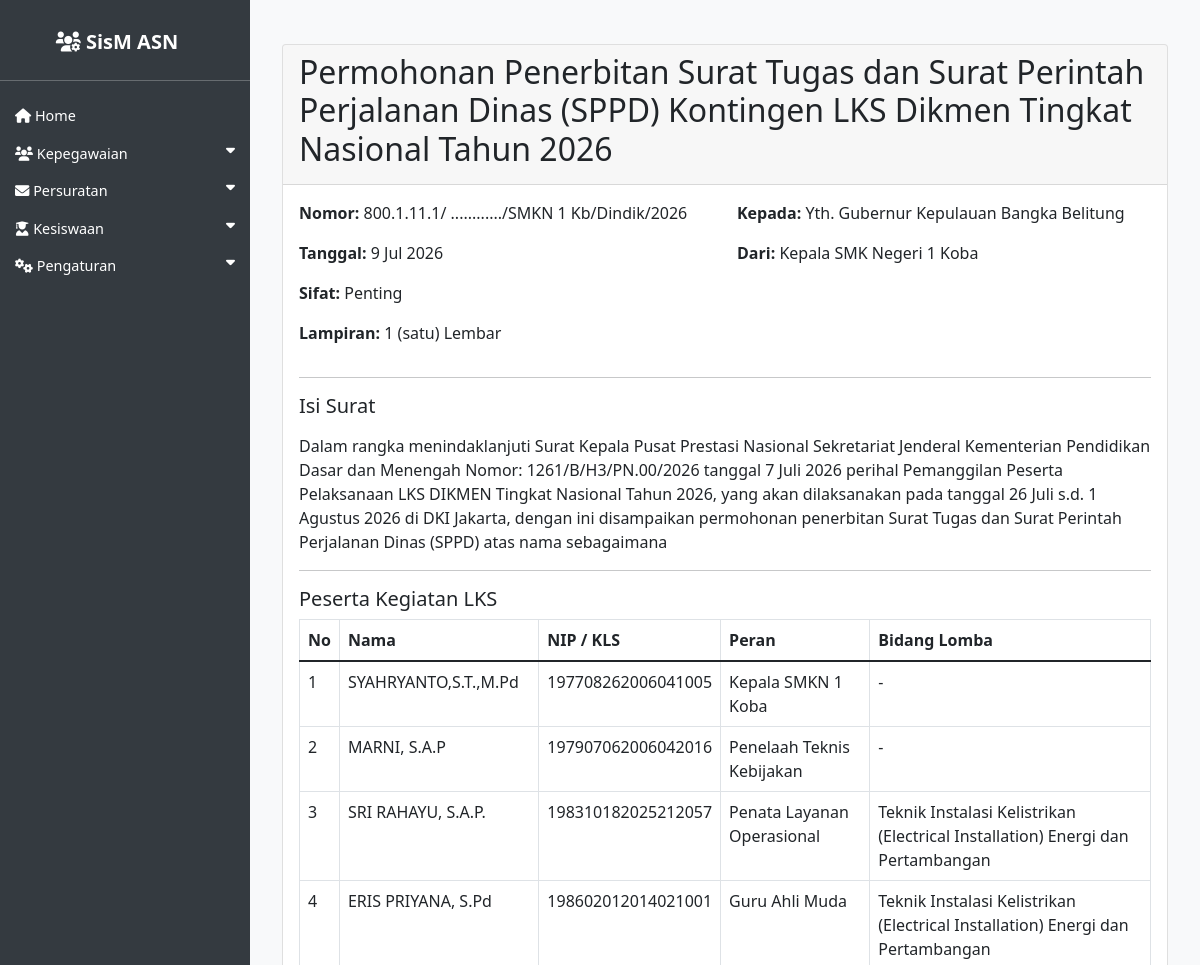
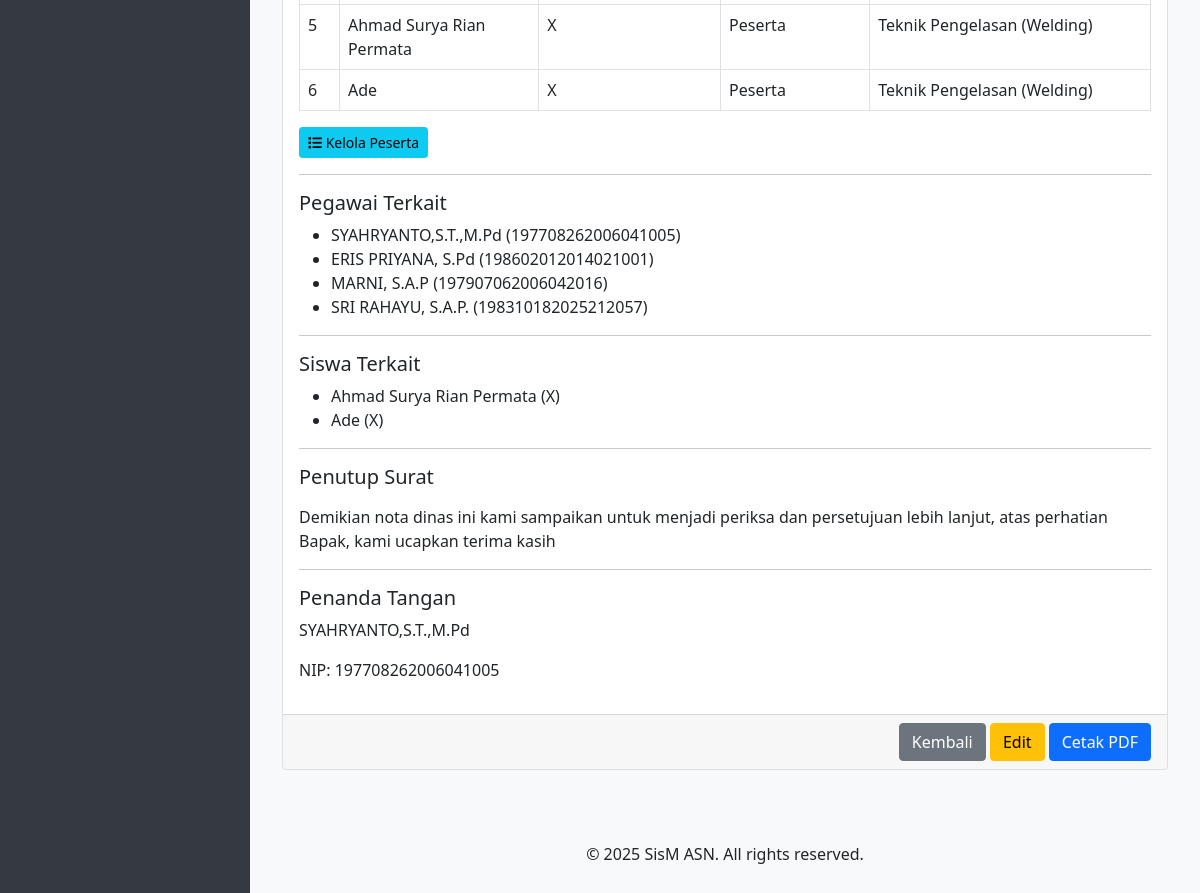
The page /asn/nota_dinas/3/ on the database its author committed (2 pictures, top to bottom).
### asn_app/models.py (models this page shows, shortened)
class NotaDinas(models.Model):
    kepada = models.CharField(max_length=255)
    dari = models.CharField(max_length=255)
    tanggal = models.DateField()
    nomor = models.CharField(max_length=255)
    sifat = models.CharField(max_length=255)
    lampiran = models.CharField(max_length=255)
    hal = models.CharField(max_length=255)
    isi_surat = models.TextField()
    pegawai = models.ManyToManyField(ASN, blank=True)
    siswa = models.ManyToManyField('Siswa', blank=True, related_name='nota_dinas_siswa')
    penutup_surat = models.TextField()
    penanda_tangan = models.ForeignKey(ASN, on_delete=models.CASCADE, related_name='penanda_tangan_nota_dinas')
    kop_surat = models.ForeignKey(KopSurat, on_delete=models.CASCADE, null=True, blank=True)

class PesertaNotaDinas(models.Model):
    PERAN_CHOICES = [
        ('Peserta', 'Peserta'),
        ('Pendamping', 'Pendamping'),
        ('Toolman', 'Toolman'),
        ('Kepsek', 'Kepsek / Penanggungjawab'),
        ('Bendahara', 'Bendahara'),
    ]
    nota_dinas = models.ForeignKey(NotaDinas, on_delete=models.CASCADE, related_name='peserta_nota_dinas')
    pegawai = models.ForeignKey(ASN, on_delete=models.SET_NULL, null=True, blank=True, verbose_name='Pegawai')
    siswa = models.ForeignKey(Siswa, on_delete=models.SET_NULL, null=True, blank=True, verbose_name='Siswa')
    bidang_lomba = models.CharField(max_length=255, blank=True, verbose_name='Bidang Lomba')
    peran = models.CharField(max_length=50, choices=PERAN_CHOICES, default='Peserta', verbose_name='Peran')
    class Meta:
        ordering = ['id']

class ASN(models.Model):
    JENIS_KELAMIN_CHOICES = [
        ('L', 'Laki-laki'),
        ('P', 'Perempuan'),
    ]
    AGAMA_CHOICES = [
        ('ISLAM', 'Islam'),
        ('KRISTEN', 'Kristen'),
        ('KATOLIK', 'Katolik'),
        ('HINDU', 'Hindu'),
        ('BUDDHA', 'Buddha'),
        ('KONGHUCU', 'Konghucu'),
    ]
    nip = models.CharField(max_length=18, unique=True, null=True, blank=True)
    nama = models.CharField(max_length=100)
    tempat_lahir = models.CharField(max_length=50)
    tanggal_lahir = models.DateField()
    jenis_kelamin = models.CharField(max_length=1, choices=JENIS_KELAMIN_CHOICES)
    agama = models.CharField(max_length=10, choices=AGAMA_CHOICES)
    alamat = models.TextField()
    email = models.EmailField()
    telepon = models.CharField(max_length=15)
    jabatan = models.CharField(max_length=100)
    pangkat = models.CharField(max_length=50, null=True, blank=True)
    golongan = models.CharField(max_length=5, null=True, blank=True)
    nama_istri_suami = models.CharField(max_length=100, blank=True, null=True, verbose_name='Nama Istri/Suami')
    unit_kerja = models.CharField(max_length=100)
    foto = models.ImageField(upload_to='asn_fotos/', blank=True, null=True)
    pendidikan_terakhir = models.CharField(max_length=255, blank=True, verbose_name='Pendidikan Terakhir')
    tmt_pangkat = models.DateField(null=True, blank=True, verbose_name='TMT Pangkat')
    tmt_cpns = models.DateField(null=True, blank=True, verbose_name='TMT CPNS')
    tmt_jabatan = models.DateField(null=True, blank=True, verbose_name='TMT Jabatan')
    created_at = models.DateTimeField(auto_now_add=True)
    updated_at = models.DateTimeField(auto_now=True)

class Siswa(models.Model):
    STATUS_CHOICES = [
        ('Aktif', 'Aktif'),
        ('Lulus', 'Lulus'),
        ('Keluar', 'Keluar'),
        ('DO', 'DO'),
    ]
    nama = models.CharField(max_length=100, null=True, blank=True)
    nis = models.CharField(max_length=20, null=True, blank=True)
    kelas = models.CharField(max_length=20)
    jurusan = models.CharField(max_length=50, null=True, blank=True)
    alamat = models.TextField(null=True, blank=True)
    no_hp = models.CharField(max_length=15, blank=True, null=True)
    nama_orang_tua = models.CharField(max_length=100, blank=True, null=True, verbose_name='Nama Orang Tua')
    foto = models.ImageField(upload_to='siswa_fotos/', blank=True, null=True)
    status = models.CharField(max_length=20, choices=STATUS_CHOICES, default='Aktif')

### asn_app/views.py (the view)
# urls.py: path('nota_dinas/<int:pk>/', views.nota_dinas_detail, name='nota_dinas_detail'),
def nota_dinas_detail(request, pk):
    nota_dinas = get_object_or_404(NotaDinas, pk=pk)
    return render(request, 'asn_app/nota_dinas_detail.html', {'nota_dinas': nota_dinas})

### asn_app/templates/asn_app/nota_dinas_detail.html (shortened to what this page needs)
{% extends 'asn_app/base.html' %}
{% load indonesian_date_tags %}
{% block content %}
<div class="container mt-4">
    <div class="card">
        <div class="card-header">
            <h2 class="card-title">{{ nota_dinas.hal }}</h2>
        </div>
        <div class="card-body">
            <div class="row">
                <div class="col-md-6">
                    <p><strong>Nomor:</strong> {{ nota_dinas.nomor }}</p>
                    <p><strong>Tanggal:</strong> {{ nota_dinas.tanggal|indonesian_date:"%d %b %Y" }}</p>
                    <p><strong>Sifat:</strong> {{ nota_dinas.sifat }}</p>
                    <p><strong>Lampiran:</strong> {{ nota_dinas.lampiran }}</p>
                </div>
                <div class="col-md-6">
                    <p><strong>Kepada:</strong> {{ nota_dinas.kepada }}</p>
                    <p><strong>Dari:</strong> {{ nota_dinas.dari }}</p>
                </div>
            </div>
            <hr>
            <h5>Isi Surat</h5>
            <p>{{ nota_dinas.isi_surat|linebreaks }}</p>
            <hr>
            <h5>Peserta Kegiatan LKS</h5>
            {% if nota_dinas.peserta_nota_dinas.all %}
            <table class="table table-bordered">
                <thead>
                    <tr>
                        <th>No</th>
                        <th>Nama</th>
                        <th>NIP / KLS</th>
                        <th>Peran</th>
                        <th>Bidang Lomba</th>
                    </tr>
                </thead>
                <tbody>
                    {% for peserta in nota_dinas.peserta_nota_dinas.all %}
                    <tr>
                        <td>{{ forloop.counter }}</td>
                        <td>
                            {% if peserta.pegawai %}
                                {{ peserta.pegawai.nama }}
                            {% elif peserta.siswa %}
                                {{ peserta.siswa.nama }}
                            {% endif %}
                        </td>
                        <td>
                            {% if peserta.pegawai %}
                                {{ peserta.pegawai.nip|default:"-" }}
                            {% elif peserta.siswa %}
                                {{ peserta.siswa.kelas|default:"-" }}
                            {% endif %}
                        </td>
                        <td>
                            {% if peserta.pegawai %}
                                {{ peserta.pegawai.jabatan|default:"-" }}
                            {% else %}
                                {{ peserta.peran|default:"Peserta" }}
                            {% endif %}
                        </td>
                        <td>{{ peserta.bidang_lomba|default:"-" }}</td>
                    </tr>
                    {% endfor %}
                </tbody>
            </table>
            <a href="{% url 'peserta_nota_dinas_list' %}?nota_dinas={{ nota_dinas.pk }}" class="btn btn-sm btn-info">
                <i class="fas fa-list"></i> Kelola Peserta
            </a>
            {% else %}
            <p><em>Belum ada data peserta yang diisi.</em></p>
            <a href="{% url 'peserta_nota_dinas_create' %}?nota_dinas={{ nota_dinas.pk }}&next={{ request.get_full_path|urlencode }}" class="btn btn-sm btn-primary">
                <i class="fas fa-plus"></i> Tambah Peserta
            </a>
            {% endif %}
            <hr>
            <h5>Pegawai Terkait</h5>
            <ul>
                {% for pegawai in nota_dinas.pegawai.all %}
                <li>{{ pegawai.nama }} ({{ pegawai.nip }})</li>
                {% empty %}
                <li>Tidak ada pegawai terkait.</li>
                {% endfor %}
            </ul>
            <hr>
            <h5>Siswa Terkait</h5>
            <ul>
                {% for siswa in nota_dinas.siswa.all %}
                <li>{{ siswa.nama }} ({{ siswa.kelas }})</li>
                {% empty %}
                <li>Tidak ada siswa terkait.</li>
                {% endfor %}
            </ul>
            <hr>
            <h5>Penutup Surat</h5>
            <p>{{ nota_dinas.penutup_surat|linebreaks }}</p>
            <hr>
            <h5>Penanda Tangan</h5>
            <p>{{ nota_dinas.penanda_tangan.nama }}</p>
            <p>NIP: {{ nota_dinas.penanda_tangan.nip }}</p>
        </div>
        <div class="card-footer text-end">
            <a href="{% url 'nota_dinas_list' %}" class="btn btn-secondary">Kembali</a>
            <a href="{% url 'nota_dinas_update' nota_dinas.pk %}" class="btn btn-warning">Edit</a>
            <a href="{% url 'nota_dinas_export_pdf' nota_dinas.pk %}" class="btn btn-primary">Cetak PDF</a>
        </div>
    </div>
</div>
{% endblock %}

### asn_app/templates/asn_app/base.html (style rules this page uses)
body { display: flex; min-height: 100vh; flex-direction: column; background-color: #f8f9fa; }

### rows shown on the page
NotaDinas: hal "Permohonan Penerbitan Surat Tugas dan Surat Perintah Perjalanan Dinas (SPPD) Kontingen LKS Dikmen Tingkat Nasional Tahun 2026", nomor "800.1.11.1/ ............/SMKN 1 Kb/Dindik/2026", tanggal|indonesian_date "9 Jul 2026", sifat "Penting", lampiran "1 (satu) Lembar", kepada "Yth. Gubernur Kepulauan Bangka Belitung", dari "Kepala SMK Negeri 1 Koba", isi_surat "Dalam rangka menindaklanjuti Surat Kepala Pusat Prestasi Nasional Sekretariat Jenderal Kementerian Pendidikan Dasar dan Menengah Nomor: 1261/B/H3/PN.00/2026 tanggal 7 Juli 2026 perihal Pemanggilan Peserta Pelaksanaan LKS DIKMEN Tingkat Nasional Tahun 2026, yang akan dilaksanakan pada tanggal 26 Juli s.d. 1 Agustus 2026 di DKI Jakarta, dengan ini disampaikan permohonan penerbitan Surat Tugas dan Surat Perintah Perjalanan Dinas (SPPD) atas nama sebagaimana", penutup_surat "Demikian nota dinas ini kami sampaikan untuk menjadi periksa dan persetujuan lebih lanjut, atas perhatian Bapak, kami ucapkan terima kasih", penanda_tangan.nama "SYAHRYANTO,S.T.,M.Pd", penanda_tangan.nip "197708262006041005"
PesertaNotaDinas: pegawai.nama "SYAHRYANTO,S.T.,M.Pd", pegawai.nip "197708262006041005", pegawai.jabatan "Kepala SMKN 1 Koba", bidang_lomba "-"
PesertaNotaDinas: pegawai.nama "MARNI, S.A.P", pegawai.nip "197907062006042016", pegawai.jabatan "Penelaah Teknis Kebijakan", bidang_lomba "-"
PesertaNotaDinas: pegawai.nama "SRI RAHAYU, S.A.P.", pegawai.nip "198310182025212057", pegawai.jabatan "Penata Layanan Operasional", bidang_lomba "Teknik Instalasi Kelistrikan (Electrical Installation) Energi dan Pertambangan"
PesertaNotaDinas: pegawai.nama "ERIS PRIYANA, S.Pd", pegawai.nip "198602012014021001", pegawai.jabatan "Guru Ahli Muda", bidang_lomba "Teknik Instalasi Kelistrikan (Electrical Installation) Energi dan Pertambangan"
PesertaNotaDinas: siswa.nama "Ahmad Surya Rian Permata", siswa.kelas "X", peran "Peserta", bidang_lomba "Teknik Pengelasan (Welding)"
PesertaNotaDinas: siswa.nama "Ade", siswa.kelas "X", peran "Peserta", bidang_lomba "Teknik Pengelasan (Welding)"
ASN: nama "SYAHRYANTO,S.T.,M.Pd", nip "197708262006041005"
ASN: nama "ERIS PRIYANA, S.Pd", nip "198602012014021001"
ASN: nama "MARNI, S.A.P", nip "197907062006042016"
ASN: nama "SRI RAHAYU, S.A.P.", nip "198310182025212057"
Siswa: nama "Ahmad Surya Rian Permata", kelas "X"
Siswa: nama "Ade", kelas "X"
